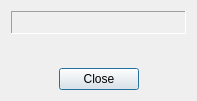
<?xml version="1.0" encoding="UTF-8"?>
<ui version="4.0">
 <class>AboutDialog</class>
 <widget class="QDialog" name="AboutDialog">
  <property name="windowModality">
   <enum>Qt::ApplicationModal</enum>
  </property>
  <property name="geometry">
   <rect>
    <x>0</x>
    <y>0</y>
    <width>197</width>
    <height>101</height>
   </rect>
  </property>
  <property name="sizePolicy">
   <sizepolicy hsizetype="Fixed" vsizetype="Fixed">
    <horstretch>0</horstretch>
    <verstretch>0</verstretch>
   </sizepolicy>
  </property>
  <property name="windowTitle">
   <string>About</string>
  </property>
  <property name="modal">
   <bool>true</bool>
  </property>
  <layout class="QVBoxLayout" name="verticalLayout">
   <item>
    <widget class="QLabel" name="about_text">
     <property name="frameShape">
      <enum>QFrame::Panel</enum>
     </property>
     <property name="frameShadow">
      <enum>QFrame::Sunken</enum>
     </property>
     <property name="text">
      <string/>
     </property>
     <property name="textFormat">
      <enum>Qt::RichText</enum>
     </property>
     <property name="alignment">
      <set>Qt::AlignHCenter|Qt::AlignTop</set>
     </property>
     <property name="margin">
      <number>5</number>
     </property>
     <property name="openExternalLinks">
      <bool>true</bool>
     </property>
    </widget>
   </item>
   <item>
    <widget class="QLabel" name="about_logo">
     <property name="accessibleName">
      <string notr="true"/>
     </property>
     <property name="text">
      <string notr="true"/>
     </property>
     <property name="alignment">
      <set>Qt::AlignCenter</set>
     </property>
    </widget>
   </item>
   <item>
    <layout class="QHBoxLayout" name="horizontalLayout">
     <item>
      <spacer name="horizontalSpacer">
       <property name="orientation">
        <enum>Qt::Horizontal</enum>
       </property>
       <property name="sizeHint" stdset="0">
        <size>
         <width>40</width>
         <height>20</height>
        </size>
       </property>
      </spacer>
     </item>
     <item>
      <widget class="QPushButton" name="bclose">
       <property name="sizePolicy">
        <sizepolicy hsizetype="Maximum" vsizetype="Fixed">
         <horstretch>0</horstretch>
         <verstretch>0</verstretch>
        </sizepolicy>
       </property>
       <property name="text">
        <string>Close</string>
       </property>
       <property name="default">
        <bool>true</bool>
       </property>
      </widget>
     </item>
     <item>
      <spacer name="horizontalSpacer_2">
       <property name="orientation">
        <enum>Qt::Horizontal</enum>
       </property>
       <property name="sizeHint" stdset="0">
        <size>
         <width>40</width>
         <height>20</height>
        </size>
       </property>
      </spacer>
     </item>
    </layout>
   </item>
  </layout>
 </widget>
 <resources/>
 <connections/>
</ui>
